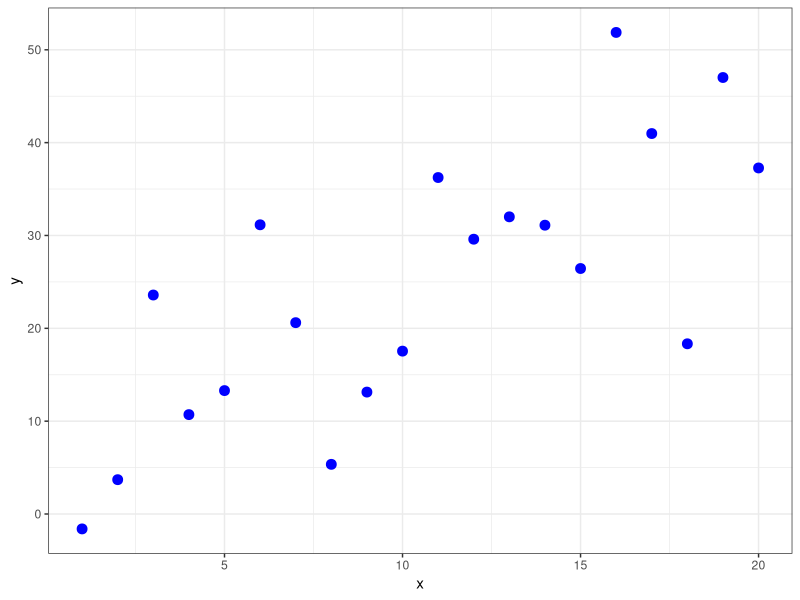
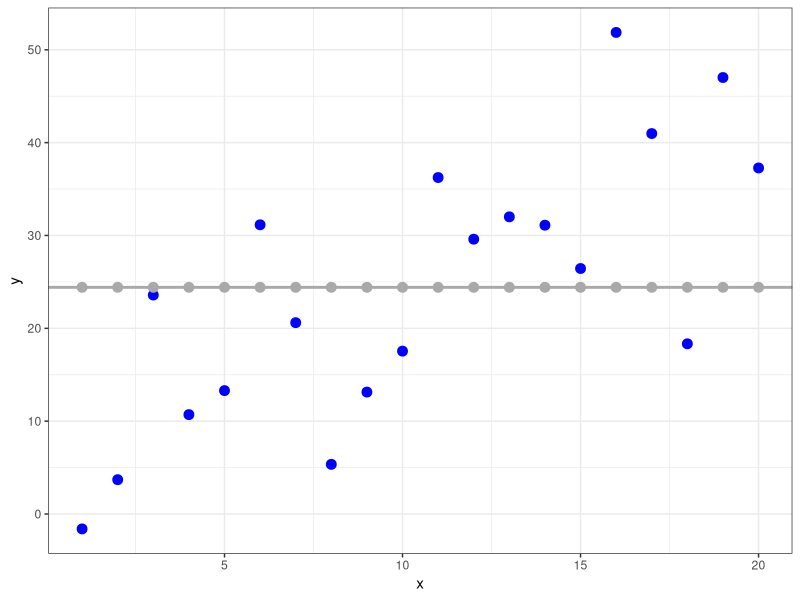
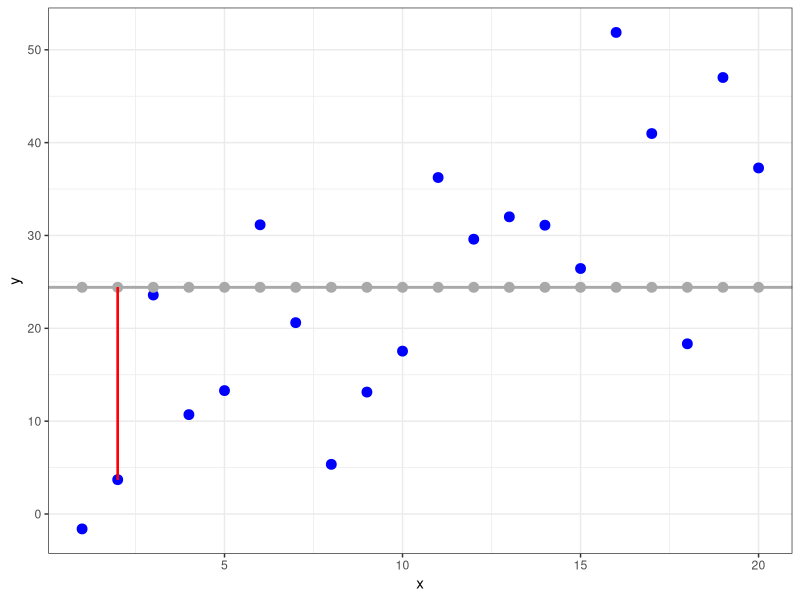
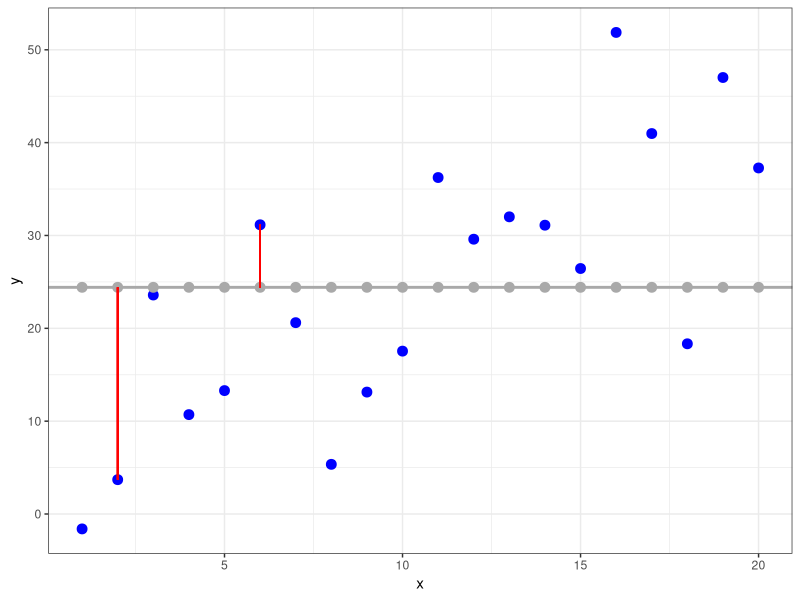
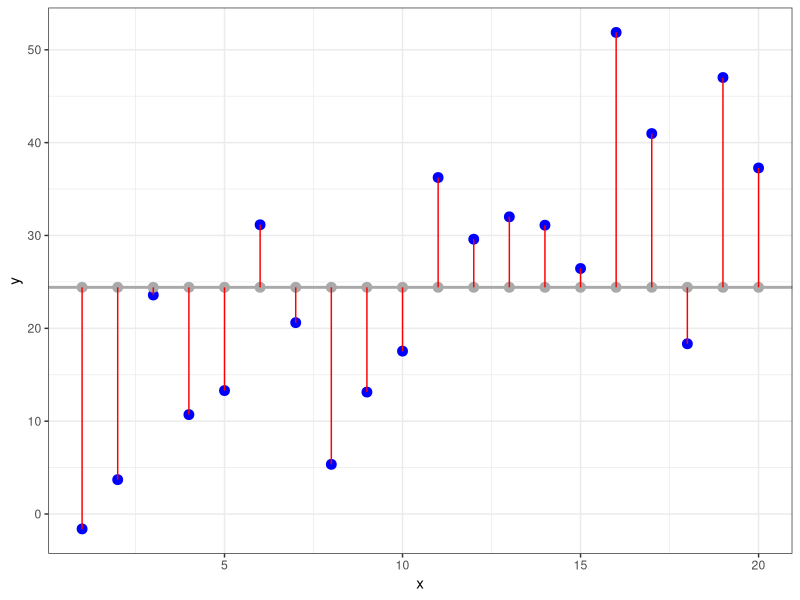
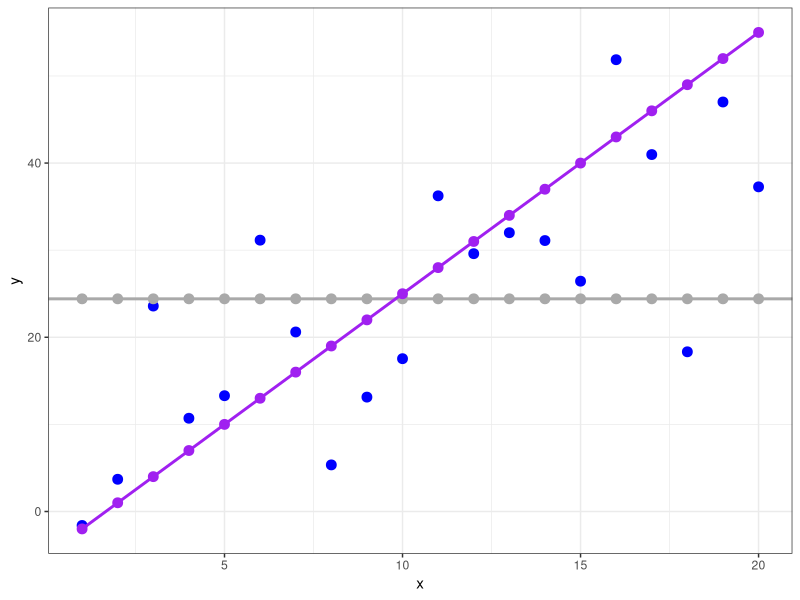
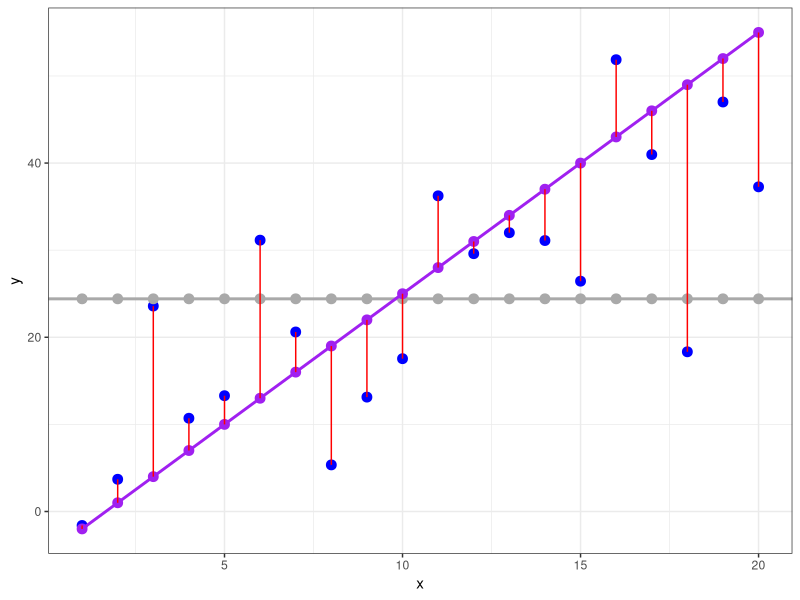
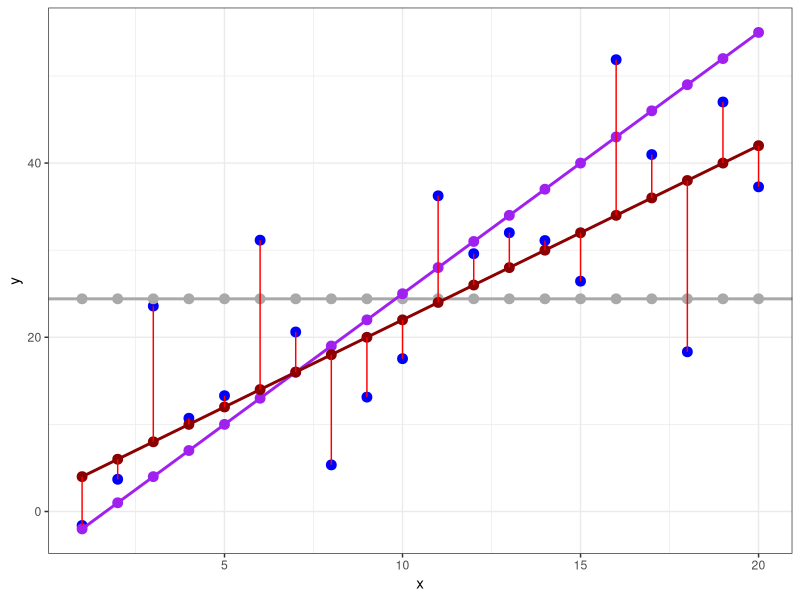

The R script that drew these images, in order:
## ---- chunk 1
library(tidyverse)
library(ggplot2)
## ---- chunk 2
set.seed(123)
m <- 2
x <- seq(1, 20, by = 1)
yhat <- m*x + 2
e <-  rnorm(length(x), mean = 0, sd = 10)
y <- yhat + e
dat <- data.frame("x" = x, "y"=y)

plt_data <- ggplot(dat, aes(x, y)) + geom_point(size = 3, col = "blue") + theme_bw()
plt_data
## ---- chunk 3
dat <- dat %>%
  mutate(
    yhat0 = mean(y)
  )

plt_data_plus_mean <- plt_data + 
  geom_hline(yintercept = unique(dat$yhat0), 
             linetype = 'solid', 
             color = "darkgray", linewidth = 1) +
  geom_point(data = dat, aes(x, yhat0), col = "darkgray", size = 3) 
plt_data_plus_mean

## ---- chunk 4
dat <- dat %>%
  mutate(
    yhat0 = mean(y)
  )

plt_data_plus_mean_plus_error1 <- plt_data_plus_mean +
  geom_segment(aes(x = dat$x[2], xend = dat$x[2], 
                   y = dat$y[2], yend = dat$yhat0[2]), 
               color = "red")
plt_data_plus_mean_plus_error1
## ---- chunk 5
plt_data_plus_mean_plus_error2 <- plt_data_plus_mean_plus_error1 +
  geom_segment(aes(x = dat$x[6], xend = dat$x[6], 
                   y = dat$y[6], yend = dat$yhat0[6]), 
               color = "red")
plt_data_plus_mean_plus_error2

## ---- chunk 6
plt_data_plus_mean_plus_errors <- plt_data_plus_mean +
  geom_segment(aes(x = dat$x, xend = dat$x, 
                   y = dat$y, yend = dat$yhat0), 
               color = "red")
plt_data_plus_mean_plus_errors

## ---- chunk 7
mean((dat$y - dat$yhat0)^2)

## ---- chunk 8
m <- 3
c <- -5
yhat1 <- m*dat$x + c

dat <- dat %>%
  mutate(
    yhat1 = yhat1
  )

plt_data_plus_mean_plus_model_1 <- 
  plt_data_plus_mean + 
  geom_line(data = dat, aes(x = x, y = yhat1), linewidth = 1, col = 'purple') + 
  geom_point(data = dat, aes(x = x, y = yhat1), size = 3, col = 'purple')

plt_data_plus_mean_plus_model_1

## ---- chunk 9
plt_data_plus_mean_plus_model_1_plus_errors <- plt_data_plus_mean_plus_model_1 +
  geom_segment(aes(x = dat$x, xend = dat$x, 
                   y = dat$y, yend = dat$yhat1), 
               color = "red")

plt_data_plus_mean_plus_model_1_plus_errors
## ---- chunk 10
mean((dat$y - dat$yhat1)^2)

## ---- chunk 11
m <- 2
c <- 2
yhat2 <- m*dat$x + c

dat <- dat %>%
  mutate(
    yhat2 = yhat2
  )

plt_data_plus_mean_plus_model_1_plus_model_2 <- 
  plt_data_plus_mean_plus_model_1 + 
  geom_line(data = dat, aes(x = x, y = yhat2), 
            linewidth = 1, 
            col = 'darkred') + 
  geom_point(data = dat, 
             aes(x = x, y = yhat2), size = 3, col = 'darkred')

plt_data_plus_mean_plus_model_1_plus_model_2 +
  geom_segment(aes(x = dat$x, xend = dat$x, 
                   y = dat$y, yend = dat$yhat2), 
               color = "red")

## ---- chunk 12
mean((dat$y - dat$yhat2)^2)

## ---- chunk 13
dat <- data.frame('car_sales' = c(14, 24, 18, 17, 27),  
                  'tv_ads' = c(1, 3, 2, 1, 3))

dat %>% knitr::kable()

## ---- chunk 14
ggplot(data = dat, aes(x = tv_ads, y = car_sales)) + 
  geom_point(color = 'blue', size = 3) + theme_bw()

## ---- chunk 15
mdl <- lm(car_sales ~ tv_ads, data = dat)
summary(mdl)
## ---- chunk 16
dat_vehicle <- read.csv('vehicle.csv')
nrow(dat_vehicle)
dat_vehicle %>% head() %>% knitr::kable()

## ---- chunk 17
ggplot(dat_vehicle, aes(x = lh, y = lc)) + geom_point()

ggplot(dat_vehicle, aes(x = Mileage, y = lc)) +
  geom_point()

## ---- chunk 18
model_1 <- lm(lc ~ lh + Mileage, data = dat_vehicle)
summary(model_1)
  
## ---- chunk 19
model_reduced <- lm(lc ~ lh, data = dat_vehicle)
anova(model_reduced, model_1)

## ---- chunk 20
set.seed(12345)
ind <- sample(2, nrow(dat_vehicle), replace = TRUE, 
              prob = c(0.7, 0.3))
training <- dat_vehicle[ind==1,]
testing <- dat_vehicle[ind==2,]

## ---- chunk 21
model <- lm(lc~lh + Mileage, data=training)
model
summary(model)

plot(lc~lh, training)
abline(model, col = "blue")

## ---- chunk 22
# Prediction
pred_train <- predict(model, training)
training <- training %>%
  mutate(
    lc_hat = pred_train 
  )

# Prediction
pred_test <- predict(model, testing)
testing <- testing %>%
  mutate(
    lc_hat = pred_test
  )

## ---- chunk 23
rmse_train = sqrt(mean((training$lc - training$lc_hat)^2))
rmse_test = sqrt(mean((testing$lc - testing$lc_hat)^2))
rmse_train
rmse_test
## ---- chunk 24
predict(model, data.frame(lh=10, Mileage = 50000))

## ---- chunk 25
# Model Diagnostics
par(mfrow=c(2,2))
plot(model)

